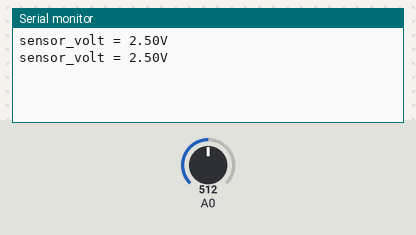
A sketch run on a simulated Arduino Uno, built with avr-gcc and run on an emulated ATmega328P. Shown: the last lines printed to the serial monitor. The inputs (shaded band) are chosen by the test bench; at power-on: A0 = 512.

Above: at 1.8 s.
1.9 s: A0 set to 716
At 2.7 s:
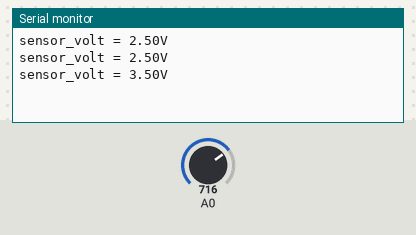
3.4 s: A0 set to 900
At 4.8 s:
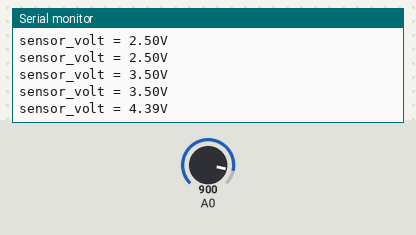
Timing chart, 0 to 6.4 s (numbered marks = the images above; inputs shaded):
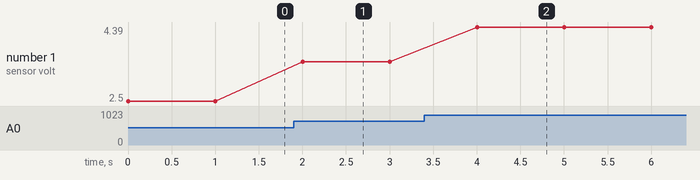

Measured:
- after the input at 1.9 s, the serial monitor: prints a new line after 0.10 s (image 1)
- after the input at 3.4 s, the serial monitor: prints a new line after 0.60 s (image 2)
- plotted number 1: 2.5 → 3.5 after the input at 1.9 s, 3.5 → 4.39 after the input at 3.4 s

The sketch:

Gas_Sensor_MQ9.ino
```cpp
/*
  Purpose: A sensor that detects the presence of Carbon Monoxide, Coal Gas, Liquefied Gas.
  Notes:
    Analogue or Digital Sensor
    As an analogue sensor the output voltage from the Gas sensor increases when the concentration of gas increases.
    As a digital sensor the pin out will output low for no gas present or high for gas present.
    Sensitivity can be adjusted by varying the potentiometer.
    The sensor does not report the different gases
    When you first use the sensor after it has been stored for a long time (a month or more), it needs to be warmed up for 24-48 hours to ensure it works accurately.
    To warm up a MQ sensor, just connect its VCC and GND pins to a power supply or arduino.
  Author: Ben Jones 23/7/23
  Contact: benjmain.jones21@det.nsw.edu.au
  Source: https://wiki.seeedstudio.com/Grove-Gas_Sensor-MQ9/
*/

void setup() {
    Serial.begin(9600);
}

void loop() {
    float sensor_volt;
    float sensorValue;

    sensorValue = analogRead(A0);
    sensor_volt = sensorValue/1024*5.0;

    Serial.print("sensor_volt = ");
    Serial.print(sensor_volt);
    Serial.println("V");
    delay(1000);
}
```
